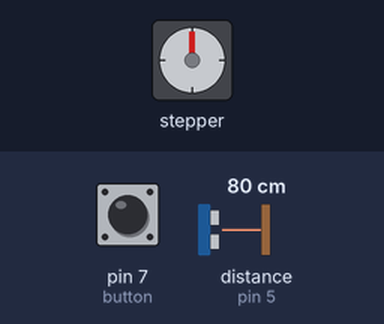
The sketch below on a simulated Arduino Uno, built with avr-gcc and run on an emulated ATmega328P. On the bench: stepper motor. Wiring (inferred from the names in the program): ultrasonic range finder: trigger pin 6; echo pin 5; stepper motor driver (200 steps per turn assumed): step pin 10; direction pin 9. The test bench sets the inputs (shaded band); at power-on: pin 7 (button) HIGH, distance to the obstacle (sensor on pin 5) 80 cm. The echo pulse lasts 58.3 µs per cm.

Above: at 1.2 s.
1.3 s: pin 7 (button) pulled LOW for 0.15 s
At 2.0 s:
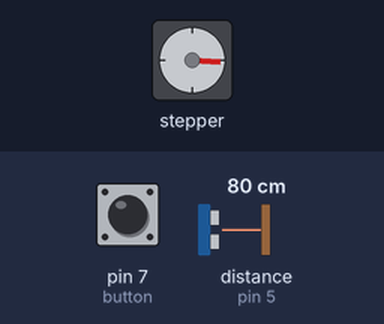
2.9 s: pin 7 (button) pulled LOW for 1 s
At 4.5 s:
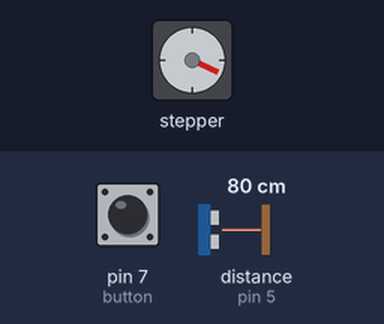
5.4 s: pin 7 (button) pulled LOW for 0.15 s
At 6.4 s:
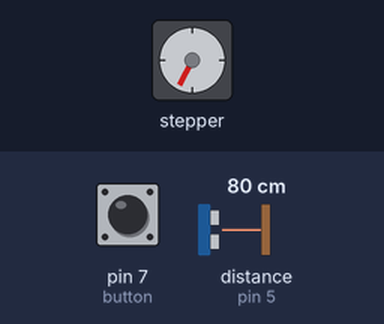
7.0 s: pin 7 (button) pulled LOW for 3.2 s
At 9.2 s:
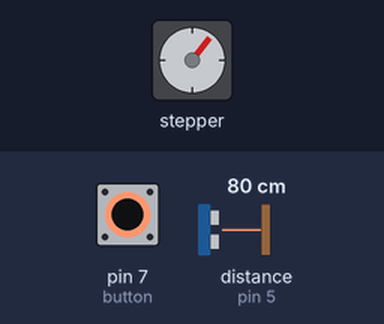
11.7 s: pin 7 (button) pulled LOW for 1 s
At 13.6 s:
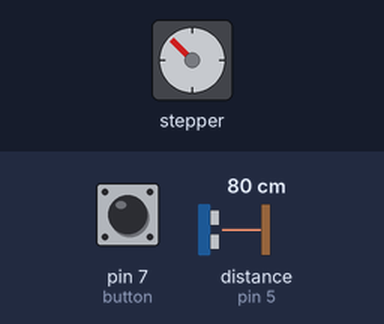
14.2 s: pin 7 (button) pulled LOW for 0.15 s
At 15.4 s:
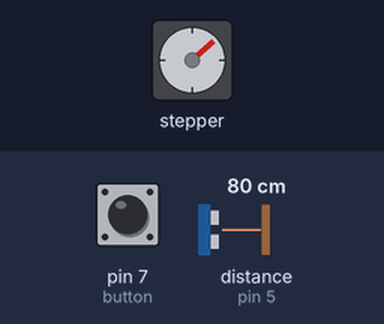
Timing chart, 0 to 16.8 s (numbered marks = the images above; inputs shaded):
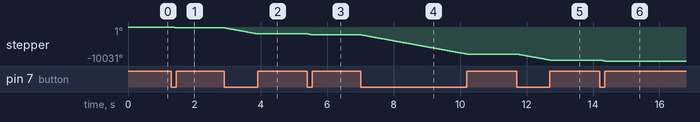

Measured:
- after the input at 1.3 s, stepper: turns 266° counter-clockwise in 0.15 s, starting at once
- after the input at 2.9 s, stepper: turns 1778° counter-clockwise in 1.0 s, starting at once
- after the input at 5.4 s, stepper: turns 269° counter-clockwise in 0.15 s, starting at once
- after the input at 7.0 s, stepper: turns 5682° counter-clockwise in 3.2 s, starting at once
- after the input at 11.7 s, stepper: turns 1770° counter-clockwise in 1.0 s, starting at once
- after the input at 14.2 s, stepper: turns 266° counter-clockwise in 0.15 s, starting at once

The sketch:

stepper_motor_ultrasonic.ino
```cpp
/*Example sketch to control a stepper motor with A4988/DRV8825 stepper motor driver and Arduino without a library. More info: https://www.makerguides.com */

// Define stepper motor connections and steps per revolution:
#define dirPin 9
#define stepPin 10
#define stepsPerRevolution 200

const int trigPin = 6;
const int echoPin = 5;

long duration;
int distance;

int button = 7;

void setup() {
  // Declare pins as output:
  pinMode(trigPin, OUTPUT); // Sets the trigPin as an Output
  pinMode(echoPin, INPUT); // Sets the echoPin as an Input
  pinMode(button, INPUT);
  pinMode(stepPin, OUTPUT);
  pinMode(dirPin, OUTPUT);
}

void loop() {
  // Set the spinning direction clockwise:
  Serial.println(distance_m());

  digitalWrite(dirPin, LOW);

  // Spin the stepper motor 1 revolution slowly:
  for (int i = 0; i < 20*stepsPerRevolution; i++) {
    int data = digitalRead(button);
      if(data == LOW){
        digitalWrite(stepPin, HIGH);
        delayMicroseconds(500);
        digitalWrite(stepPin, LOW);
        delayMicroseconds(500);
      }
      else{
        digitalWrite(stepPin, LOW);
        delayMicroseconds(500);
        digitalWrite(stepPin, LOW);
        delayMicroseconds(500);
      }
  }


}

int distance_m(){
  digitalWrite(trigPin, LOW);
  delayMicroseconds(2);
  // Sets the trigPin on HIGH state for 10 micro seconds
  digitalWrite(trigPin, HIGH);
  delayMicroseconds(10);
  digitalWrite(trigPin, LOW);
  // Reads the echoPin, returns the sound wave travel time in microseconds
  duration = pulseIn(echoPin, HIGH);
  // Calculating the distance
  distance = duration * 0.034 / 2;
  return distance;
}
```
